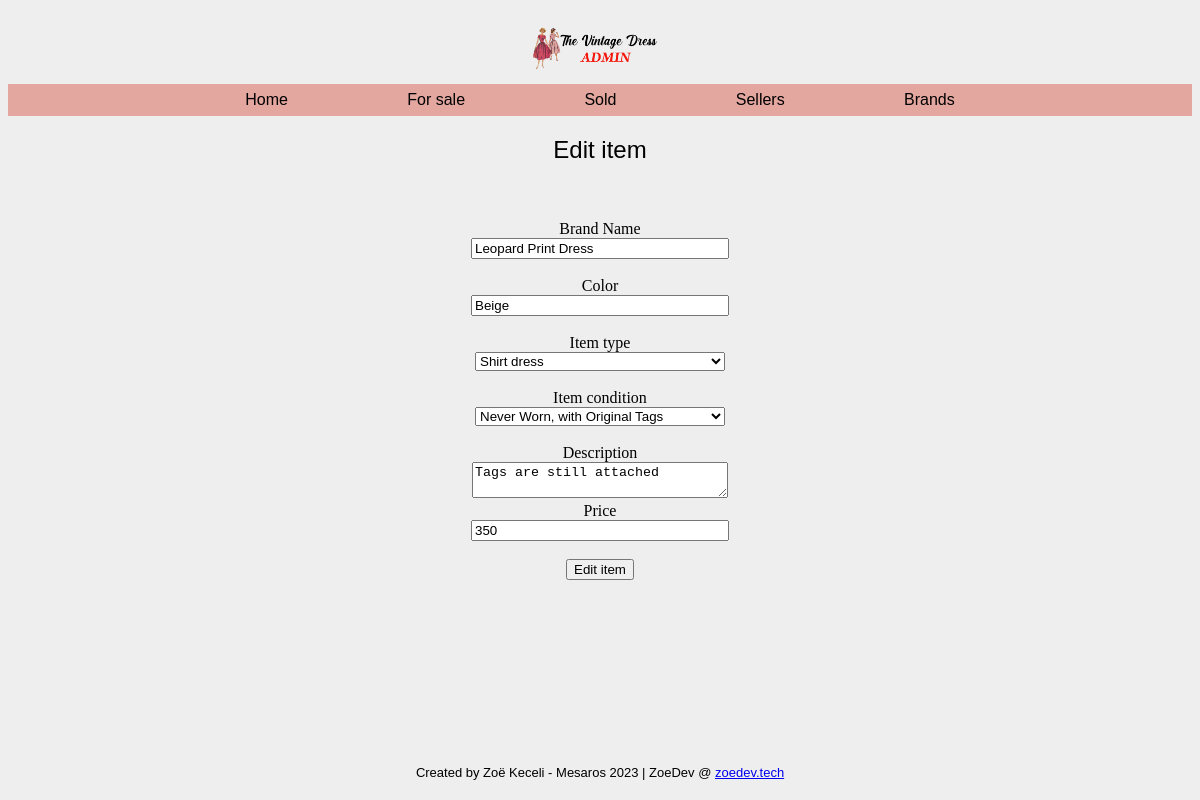
/item-edit.php?id=6, run on the app's committed database.
### tables this page shows
CREATE TABLE `items` (
  `id` int(11) NOT NULL,
  `title` varchar(50) NOT NULL,
  `color` varchar(11) NOT NULL,
  `typeID` int(11) NOT NULL,
  `brandID` int(11) NOT NULL,
  `sellerID` int(11) NOT NULL,
  `condID` int(11) NOT NULL,
  `item_desc` varchar(250) NOT NULL,
  `price` int(11) NOT NULL,
  `date_added` date DEFAULT NULL,
  `date_sold` date DEFAULT NULL
);

CREATE TABLE `types` (
  `id` int(11) NOT NULL,
  `type` varchar(32) NOT NULL
);

CREATE TABLE `conditions` (
  `id` int(11) NOT NULL,
  `item_condition` varchar(50) NOT NULL
);

### item-edit.php (called while the page is built)
<?php
require 'controller/item-controller.php';
require 'classes/view/item-view.php';
require 'classes/model/item-model.php';
$pdo = require 'partials/connect.php';
$itemModel = new ItemModel($pdo);
$itemView = new ItemView();
$itemController = new ItemController($itemModel, $itemView);
include 'partials/header.php';
include 'partials/nav.php';
$itemController->edit();
include 'partials/footer.php';

### classes/model/db.php (called while the page is built, shortened)
<?php
class DB
{
    public function __construct(PDO $pdo)
    {
        $this->pdo = $pdo;
    }
}

### classes/model/item-model.php (called while the page is built, shortened)
<?php
require_once 'db.php';
class ItemModel extends DB
{
    protected $table = "items";
    public function getItem(int $id)
    {
        $sql = "SELECT i.*, c.item_condition, t.type FROM {$this->table} AS i JOIN conditions AS c ON c.id = i.condID JOIN types AS t ON t.id = i.typeID WHERE i.id = ?";
        $statement = $this->pdo->prepare($sql);
        $statement->execute([$id]);
        return $statement->fetchAll();
    }
}

### classes/view/item-view.php (the view, shortened to what this page needs)
<?php
class ItemView
{
    public function renderEditItemForm($item)
    {
        echo "<h2>Edit item</h2>";
        echo "<form class='centerForm' action='form-handlers/item-edit-form-handler.php' method='post'>";
        echo "<br>";
        echo "<input type='hidden' value='{$item[0]['id']}' name='id'><br>";
        echo "<label for='{$item[0]['title']}'>Brand Name<br></label><input type='text' value='{$item[0]['title']}' name='title' ><br><br>";
        echo "<label for='{$item[0]['color']}'>Color<br></label><input type='text' value='{$item[0]['color']}' name='color' ><br><br>";
        echo "<label for='type'>Item type<br></label>";
        echo "<select name='typeID' id='typeID'>";
        echo "<option value='{$item[0]['typeID']}'>
                    {$item[0]['type']}
                </option>";
        echo "</select><br><br>";
        echo "<label for='condition'>Item condition<br></label>";
        echo "<select name='condID' id='condID'>";
        echo "<option value='{$item[0]['condID']}'>
                    {$item[0]['item_condition']}
                </option>";
        echo "</select><br><br>";
        echo "<label for='{$item[0]['item_desc']}'>Description<br></label><textarea type='text' name='item_desc'>{$item[0]['item_desc']}</textarea><br>";
        echo "<label for='{$item[0]['price']}'>Price<br></label><input type='text' value='{$item[0]['price']}' name='price' ><br><br>";
        echo "<button type='submit'>Edit item</button>";
        echo "</form>";
    }
}
?>

### style/style.css (style rules this page uses)
body { text-align: center; background: #eee url("https://i.imgur.com/eeQeRmk.png"); background-size: 1.2%; background-repeat: repeat; }
h2 { font-family: "Gill Sans", "Gill Sans MT", Calibri, "Trebuchet MS", sans-serif; font-weight: lighter; }
input { width: 250px; }
select { width: 250px; }
textarea { width: 250px; }

### data on the page
items: title "Leopard Print Dress", color "Beige", typeID "Shirt dress", condID "Never Worn, with Original Tags", item_desc "Tags are still attached", price "350"
